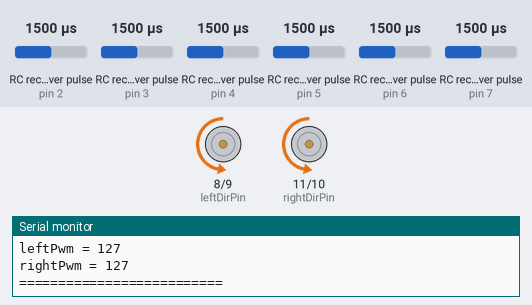
A sketch run on a simulated Arduino Uno, built with avr-gcc and run on an emulated ATmega328P. On the bench: direction and speed pins drawn as motors (green arrow = direction pin HIGH = forward, orange = LOW = backward, longer = more drive), the last lines printed to the serial monitor. Wiring (inferred from the names in the program): 6 × RC receiver channel: data pin 2 / data pin 3 / data pin 4 / data pin 5 / data pin 6 / data pin 7. Inputs (shaded band) come from the test bench; at power-on: RC receiver pulse (sensors on pin 4, pin 5, pin 2, pin 3, pin 6, pin 7) 1500 µs.

Above: at 1.2 s.
1.3 s: RC receiver pulse (sensor on pin 4) set to 1020 µs
At 2.1 s:
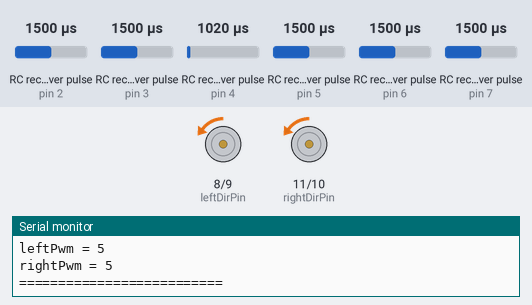
2.9 s: RC receiver pulse (sensor on pin 5) set to 1020 µs
At 4.2 s:
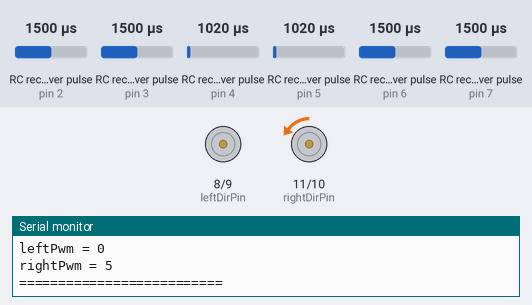
4.5 s: RC receiver pulse (sensor on pin 4) set to 1750 µs
At 5.6 s:
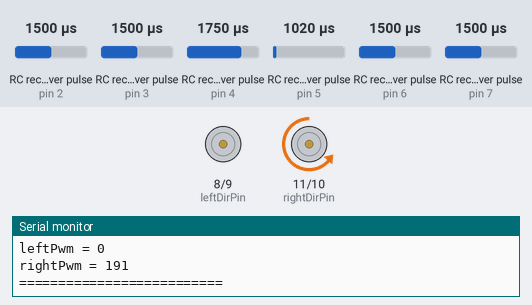
6.1 s: RC receiver pulse (sensor on pin 5) set to 1250 µs
At 6.9 s:
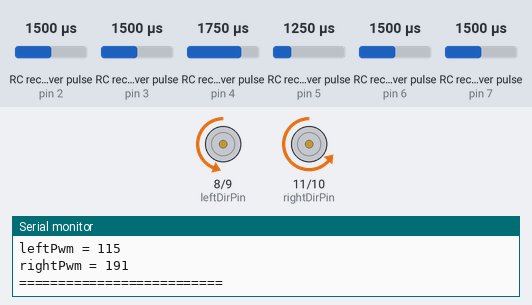
7.7 s: RC receiver pulse (sensor on pin 4) set to 1500 µs
At 8.2 s:
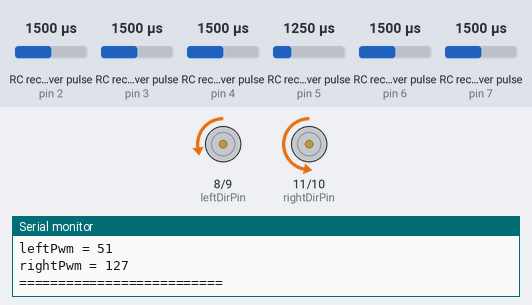
9.3 s: RC receiver pulse (sensor on pin 5) set to 1750 µs
At 10.6 s:
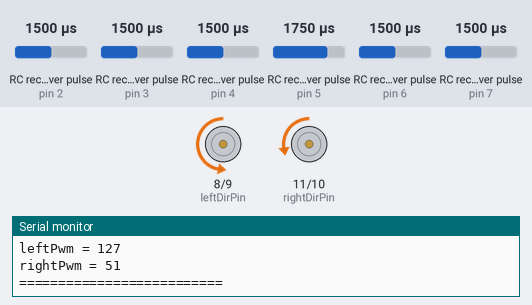
Timing chart, 0 to 11.9 s (numbered marks = the images above; inputs shaded):
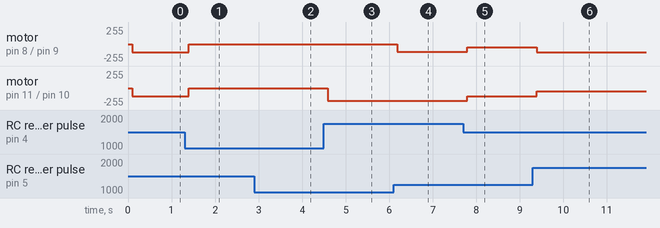

The sketch:

sketch_tachca.ino
```cpp
#include <MsTimer2.h>
#define count 6
#define leftPwmPin 9
#define rightPwmPin 10
#define leftDirPin 8
#define rightDirPin 11

int midle = 1500;
int leftPwm;                //шим левого борта
int rightPwm;           //шим правого борта
int *p_leftPwm;
int *p_rightPwm;

int leftVal;                //длительность сигнала используемая для вычисления левого шим
int rightVal;               //длительность сигнала используемая для вычисления правого шим
int *p_midle;               //указатель на midle (средний уровень длины сигнала)
int *p_leftVal;             //указатель на leftVal
int *p_rightVal;            //указатель на rightVal
bool forvardOrBack = false;  //флаг true - назад, false - вперед
bool *p_forvardOrBack;
int prevValueForvardOrBack = 1002;  //предидущее значение сигнала смены направлениея движения
int *p_prevValueForvardOrBack;
bool togleEvent = false;  // флаг преключения направления движения
bool *p_togleEvent;
unsigned long time = 0;
int chanel[] = { 2, 3, 4, 5, 6, 7 };

int duration[count];
int countTimer;
int swithDirectionCounter;


void setup() {
  // put your setup code here, to run once:
  Serial.begin(9600);
  MsTimer2::set(20, timerInterupt);
  p_leftVal = &leftVal;
  p_rightVal = &rightVal;
  p_midle = &midle;
  p_forvardOrBack = &forvardOrBack;
  p_togleEvent = &togleEvent;
  p_prevValueForvardOrBack = &prevValueForvardOrBack;
  p_leftPwm = &leftPwm;
  p_rightPwm = &rightPwm;

  for (int i = 0; i < count; i++) {
    pinMode(chanel[i], INPUT);
  }
  pinMode(leftPwmPin, OUTPUT);
  pinMode(rightPwmPin, OUTPUT);
  pinMode(leftDirPin, OUTPUT);
  pinMode(rightDirPin, OUTPUT);
  digitalWrite(leftDirPin,LOW);
  digitalWrite(rightDirPin,LOW);

  MsTimer2::start();
}

void loop() {
  // put your main code here, to run repeatedly:
  if (countTimer >= 2) {
    setSpeedAndDirection(duration[2], duration[3], p_leftVal, p_rightVal);
  }
   //проверка смены направления движения
  if (swithDirectionCounter >= 3) {
    swithingDirectionMoving(duration[5], p_forvardOrBack, p_midle, p_prevValueForvardOrBack, p_togleEvent);
  }
  //торможение двигателей бортов
  // if (togleEvent == true) {
  //   if(forvardOrBack == true){
  //     digitalWrite(leftDirPin,LOW);
  //     digitalWrite(rightDirPin,LOW);
  //   }else{
  //     digitalWrite(leftDirPin,HIGH);
  //     digitalWrite(rightDirPin,HIGH);

  //   }
  //  stopCar(duration[2], p_leftVal, p_rightVal);

  // }
  //управление двигателями
  leftPwm = map(leftVal, 1000, 2000, 0, 255);
  rightPwm = map(rightVal, 1000, 2000, 0, 255);
  leftPwm = constrain(leftPwm, 0, 240);
  rightPwm = constrain(rightPwm, 0, 240);
  analogWrite(leftPwmPin,leftPwm);
  analogWrite(rightPwmPin,rightPwm);


  Serial.println("==========================");
  Serial.print("leftPwm = ");
  Serial.println(leftPwm);
  Serial.print("rightPwm = ");
  Serial.println(rightPwm);


  // time = millis();
  // unsigned long newTime = millis();
  // while (newTime - time < 1000) {
  //   newTime = millis();
  // }
}
void timerInterupt() {
  MsTimer2::stop();
  for (int i = 0; i < count; i++) {  // в цикле считываем длительность сигнала управления по каналам
    duration[i] = pulseIn(chanel[i], HIGH);
  }
  countTimer++;
  swithDirectionCounter++;
  MsTimer2::start();
}
void setSpeedAndDirection(int valSpeed, int valDirection, int *p_lV, int *p_rV) {
  MsTimer2::stop();
  int leftPwm = 0;
  int rightPwm = 0;
  if ((valDirection > 1300) && (valDirection < 1480)) {
    *p_lV = valSpeed - 150;  //изменение скорости поворота влево при малом отклонении ручки
    *p_rV = valSpeed;
  } else if ((valDirection > 1100) && (valDirection < 1300)) {
    *p_lV = valSpeed - 300;  //увелечение отклонения ручки управления
    *p_rV = valSpeed;
  } else if (valDirection < 1100) {
    *p_lV = 600;  // при максимальном отклонении
    *p_rV = valSpeed;
  } else if ((valDirection > 1520) && (valDirection < 1700)) {
    *p_lV = valSpeed;
    *p_rV = valSpeed - 150;  //изменение скорости поворота вправо при малом отклонении ручки
  } else if ((valDirection > 1700) && (valDirection < 1900)) {
    *p_lV = valSpeed;
    *p_rV = valSpeed - 300;  //увелечение отклонения ручки управления
  } else if (valDirection > 1900) {
    *p_lV = valSpeed;
    *p_rV = 600;  // при максимальном отклонении
  } else {
    *p_lV = valSpeed;  //иначе едем прямо
    *p_rV = valSpeed;
  }


  // Serial.println("******************************");
  // Serial.print("left value = ");
  // Serial.println(*p_lV);
  // Serial.print("right value = ");
  // Serial.println(*p_rV);
  // Serial.println("****************************");
  countTimer = 0;
  MsTimer2::start();
}
//функция определения включения тумблера заднего хода
void swithingDirectionMoving(int valForOrBack, bool *p_forvardOrBack, int *p_midle, int *p_prevValueForvardOrBack, bool *p_togleEvent) {
  MsTimer2::stop();
  if (valForOrBack < *p_midle) {         //измеряем сигнал с тумблера меньше среднего
    *p_forvardOrBack = true;             //значит едем вперед
  } else if (valForOrBack > *p_midle) {  //измеряем сигнал с тумблера больше среднего
    *p_forvardOrBack = false;            //едем вперед
  }
  if (valForOrBack != *p_prevValueForvardOrBack) {  //текущее значение длины импульса заднего хода не равно предидущему
    *p_togleEvent = true;                           //было включение тумблера
  } else
    *p_togleEvent = false;  //иначе нет
  swithDirectionCounter = 0;
  MsTimer2::start();
}
//функция торможения двигателей бортовых передач
void stopCar(int throtleImpulse, int *p_lV, int *p_rV) {
  MsTimer2::stop();
  unsigned long initTime = 0;
  unsigned long secondTime = 0;
  for (int i = throtleImpulse; i > 0; i -= 10) {  // в цикле гасим скорость двигателей с переодом 10 значений положения ручки газа
    analogWrite(leftPwmPin, throtleImpulse);
    analogWrite(rightPwmPin, throtleImpulse);
    unsigned long initTime = millis();
    unsigned long secondTime = millis();
    while (secondTime - initTime < 100) {  //задержка 100 мс
      secondTime = millis();
    }
  }
  *p_lV = 0;  // сбрасываем значения шима бортов в 0
  *p_rV = 0;
  MsTimer2::start();
}
```

Measured:
- after the input at 1.3 s, motor on pin 8 (leftDirPin) / pin 9 (leftPwmPin), motor on pin 11 (rightDirPin) / pin 10 (rightPwmPin): backward 127/255 → backward 5/255 after 0.09 s
- after the input at 2.9 s, motor on pin 8 (leftDirPin) / pin 9 (leftPwmPin): backward 5/255 → stopped after 0.09 s
- after the input at 4.5 s, motor on pin 11 (rightDirPin) / pin 10 (rightPwmPin): backward 5/255 → backward 191/255 after 0.09 s
- after the input at 6.1 s, motor on pin 8 (leftDirPin) / pin 9 (leftPwmPin): stopped → backward 115/255 after 0.09 s
- after the input at 7.7 s, motor on pin 8 (leftDirPin) / pin 9 (leftPwmPin): backward 115/255 → backward 51/255 after 0.09 s; motor on pin 11 (rightDirPin) / pin 10 (rightPwmPin): backward 191/255 → backward 127/255 after 0.09 s
- after the input at 9.3 s, motor on pin 8 (leftDirPin) / pin 9 (leftPwmPin): backward 51/255 → backward 127/255 after 0.09 s; motor on pin 11 (rightDirPin) / pin 10 (rightPwmPin): backward 127/255 → backward 51/255 after 0.09 s
